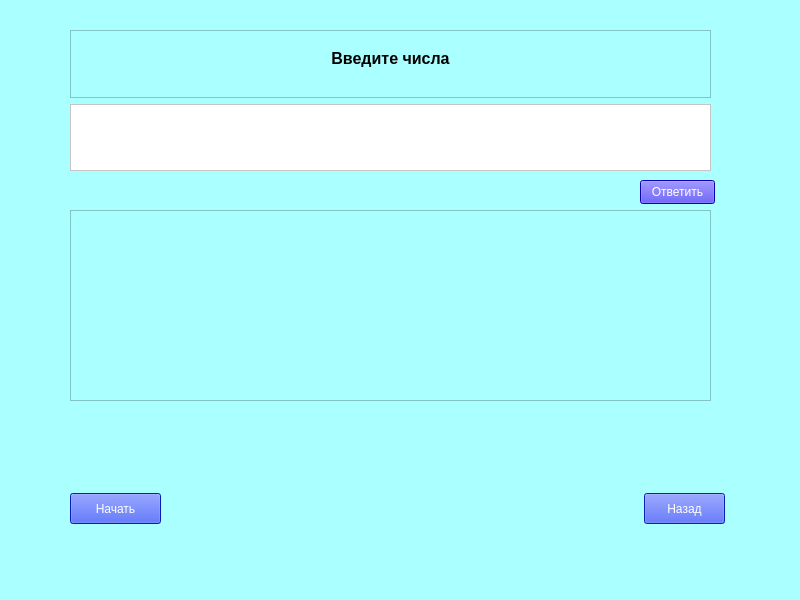
<?xml version="1.0" encoding="UTF-8"?>
<ui version="4.0">
 <class>game</class>
 <widget class="QMainWindow" name="game">
  <property name="geometry">
   <rect>
    <x>0</x>
    <y>0</y>
    <width>800</width>
    <height>600</height>
   </rect>
  </property>
  <property name="windowTitle">
   <string>MainWindow</string>
  </property>
  <property name="styleSheet">
   <string notr="true">background-color: rgb(170, 255, 255);</string>
  </property>
  <widget class="QWidget" name="centralwidget">
   <property name="styleSheet">
    <string notr="true"/>
   </property>
   <widget class="QTextEdit" name="information">
    <property name="geometry">
     <rect>
      <x>70</x>
      <y>210</y>
      <width>641</width>
      <height>191</height>
     </rect>
    </property>
    <property name="styleSheet">
     <string notr="true">background-color: rgb(170, 255, 255);
border-color: rgb(255, 255, 255);
</string>
    </property>
    <property name="readOnly">
     <bool>true</bool>
    </property>
    <property name="html">
     <string>&lt;!DOCTYPE HTML PUBLIC &quot;-//W3C//DTD HTML 4.0//EN&quot; &quot;http://www.w3.org/TR/REC-html40/strict.dtd&quot;&gt;
&lt;html&gt;&lt;head&gt;&lt;meta name=&quot;qrichtext&quot; content=&quot;1&quot; /&gt;&lt;meta charset=&quot;utf-8&quot; /&gt;&lt;style type=&quot;text/css&quot;&gt;
p, li { white-space: pre-wrap; }
hr { height: 1px; border-width: 0; }
li.unchecked::marker { content: &quot;\2610&quot;; }
li.checked::marker { content: &quot;\2612&quot;; }
&lt;/style&gt;&lt;/head&gt;&lt;body style=&quot; font-family:'Segoe UI'; font-size:9pt; font-weight:400; font-style:normal;&quot;&gt;
&lt;p style=&quot;-qt-paragraph-type:empty; margin-top:0px; margin-bottom:0px; margin-left:0px; margin-right:0px; -qt-block-indent:0; text-indent:0px;&quot;&gt;&lt;br /&gt;&lt;/p&gt;&lt;/body&gt;&lt;/html&gt;</string>
    </property>
   </widget>
   <widget class="QPushButton" name="Exit">
    <property name="geometry">
     <rect>
      <x>644</x>
      <y>493</y>
      <width>81</width>
      <height>31</height>
     </rect>
    </property>
    <property name="styleSheet">
     <string notr="true">background-color: rgb(14, 46, 255);
color: rgb(255, 255, 255);</string>
    </property>
    <property name="text">
     <string>Назад</string>
    </property>
   </widget>
   <widget class="QPushButton" name="start">
    <property name="geometry">
     <rect>
      <x>70</x>
      <y>493</y>
      <width>91</width>
      <height>31</height>
     </rect>
    </property>
    <property name="styleSheet">
     <string notr="true">color: rgb(255, 255, 255);
background-color: rgb(7, 44, 255);</string>
    </property>
    <property name="text">
     <string>Начать</string>
    </property>
   </widget>
   <widget class="QPushButton" name="answer">
    <property name="geometry">
     <rect>
      <x>640</x>
      <y>180</y>
      <width>75</width>
      <height>24</height>
     </rect>
    </property>
    <property name="styleSheet">
     <string notr="true">color: rgb(255, 255, 255);
background-color: rgb(20, 3, 255);</string>
    </property>
    <property name="text">
     <string>Ответить</string>
    </property>
   </widget>
   <widget class="QWidget" name="">
    <property name="geometry">
     <rect>
      <x>70</x>
      <y>30</y>
      <width>641</width>
      <height>141</height>
     </rect>
    </property>
    <layout class="QVBoxLayout" name="verticalLayout">
     <item>
      <widget class="QTextEdit" name="text">
       <property name="readOnly">
        <bool>true</bool>
       </property>
       <property name="html">
        <string>&lt;!DOCTYPE HTML PUBLIC &quot;-//W3C//DTD HTML 4.0//EN&quot; &quot;http://www.w3.org/TR/REC-html40/strict.dtd&quot;&gt;
&lt;html&gt;&lt;head&gt;&lt;meta name=&quot;qrichtext&quot; content=&quot;1&quot; /&gt;&lt;meta charset=&quot;utf-8&quot; /&gt;&lt;style type=&quot;text/css&quot;&gt;
p, li { white-space: pre-wrap; }
hr { height: 1px; border-width: 0; }
li.unchecked::marker { content: &quot;\2610&quot;; }
li.checked::marker { content: &quot;\2612&quot;; }
&lt;/style&gt;&lt;/head&gt;&lt;body style=&quot; font-family:'Segoe UI'; font-size:9pt; font-weight:400; font-style:normal;&quot;&gt;
&lt;p align=&quot;center&quot; style=&quot;-qt-paragraph-type:empty; margin-top:0px; margin-bottom:0px; margin-left:0px; margin-right:0px; -qt-block-indent:0; text-indent:0px;&quot;&gt;&lt;br /&gt;&lt;/p&gt;
&lt;p align=&quot;center&quot; style=&quot; margin-top:0px; margin-bottom:0px; margin-left:0px; margin-right:0px; -qt-block-indent:0; text-indent:0px;&quot;&gt;&lt;span style=&quot; font-size:12pt; font-weight:700;&quot;&gt;Введите числа&lt;/span&gt;&lt;/p&gt;&lt;/body&gt;&lt;/html&gt;</string>
       </property>
      </widget>
     </item>
     <item>
      <widget class="QTextEdit" name="writing_numbers">
       <property name="styleSheet">
        <string notr="true">background-color: rgb(255, 255, 255);</string>
       </property>
      </widget>
     </item>
    </layout>
   </widget>
  </widget>
  <widget class="QMenuBar" name="menubar">
   <property name="geometry">
    <rect>
     <x>0</x>
     <y>0</y>
     <width>800</width>
     <height>33</height>
    </rect>
   </property>
  </widget>
  <widget class="QStatusBar" name="statusbar"/>
 </widget>
 <resources/>
 <connections/>
</ui>
